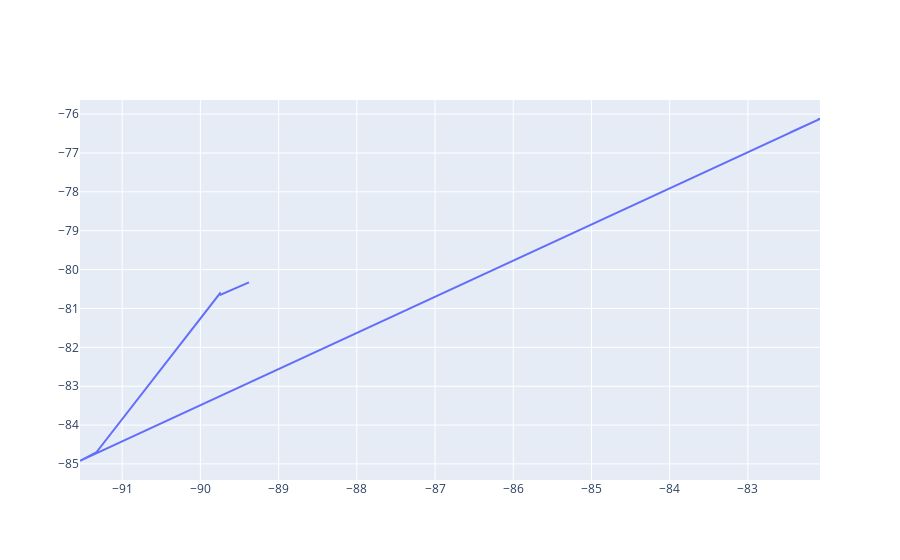

Notebook source saved alongside this figure:
### Code cell
atoms_list = list(get_atoms_data())
from src.ase_calculator_mtp import LammpsLJBuilder
from plotly import graph_objects as go
x= [atoms.get_potential_energy() for atoms in atoms_list]
init_eps_dict = {"Pt":1.3, "Fe" : 1.8}
init_sigma_dict = {"Pt":2.5, "Fe" : 2.0}
# init_eps_dict=eps
# init_sigma_dict=sig

def get_lj_engs():
    for atoms in atoms_list:
        _atoms = atoms.copy()
        _atoms.calc = LammpsLJBuilder().get_calculator_from_file(path_to_yaml="./washoi.yml")
        eng = _atoms.get_potential_energy()
        yield eng
y= [i for i in get_lj_engs()]

x = np.array(x)
y = np.array(y)
print(len(x))
fig = go.Figure()
fig.add_trace(
    go.Scatter(x=x, y=y)
)

### Figure 1 — Plotly figure (JSON) as saved in the notebook; plotly's stock layout.template omitted (floating-point values rounded to 4 significant figures)
{"data": [{"type": "scatter", "x": [-89.38, -89.65, -89.67, -89.68, -89.71, -89.73, -89.73, -89.73, -89.73, -89.73, -89.74, -89.74, -89.74, -89.74, -89.74, -89.74, -89.75, -89.75, -89.75, -89.75, -91.33, -91.41, -91.47, -91.51, -91.51, -91.52, -91.52, -91.53, -91.53, -91.53, -91.54, -91.54, -91.54, -91.54, -91.54, -91.54, -91.54, -91.54, -91.54, -91.54, -91.54, -91.54, -91.54, -91.54, -82.08, -82.31, -82.38, -82.38, -82.39, -82.4, -82.41, -82.42, -82.43, -82.44, -82.44, -82.45, -82.45, -82.45, -82.45, -82.45, -82.45, -82.45, -82.45, -82.45, -82.46, -82.46, -82.46], "y": [-80.33, -80.57, -80.59, -80.61, -80.63, -80.64, -80.64, -80.64, -80.64, -80.65, -80.65, -80.65, -80.65, -80.64, -80.64, -80.63, -80.64, -80.63, -80.62, -80.61, -84.69, -84.78, -84.85, -84.9, -84.91, -84.91, -84.91, -84.92, -84.92, -84.92, -84.92, -84.92, -84.92, -84.92, -84.92, -84.92, -84.92, -84.92, -84.92, -84.92, -84.92, -84.92, -84.92, -84.92, -76.13, -76.33, -76.39, -76.4, -76.41, -76.41, -76.43, -76.44, -76.44, -76.45, -76.45, -76.46, -76.47, -76.47, -76.47, -76.47, -76.47, -76.47, -76.47, -76.47, -76.47, -76.47, -76.47]}], "layout": {}}
